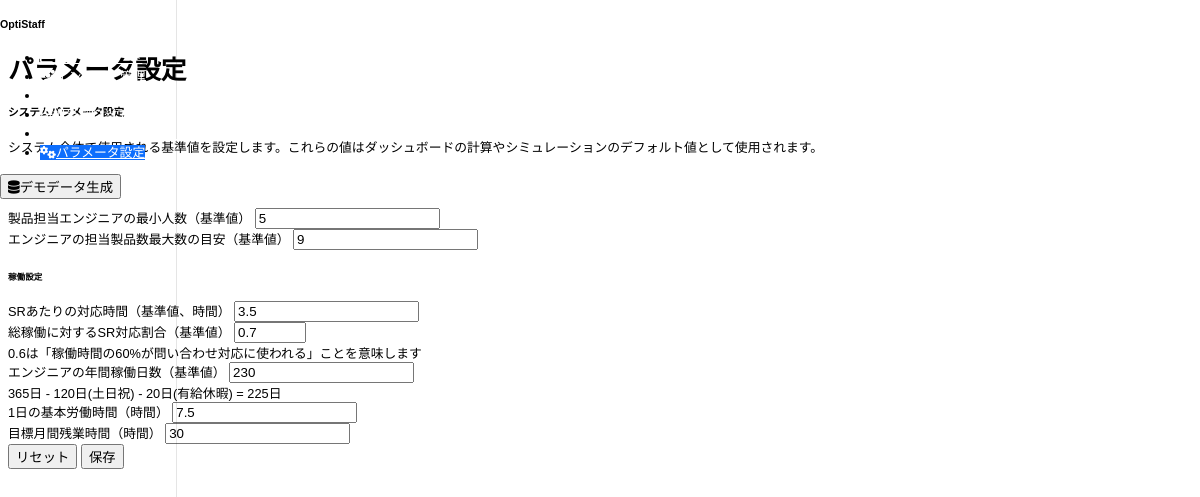
Page /parameters on the earlier database version.
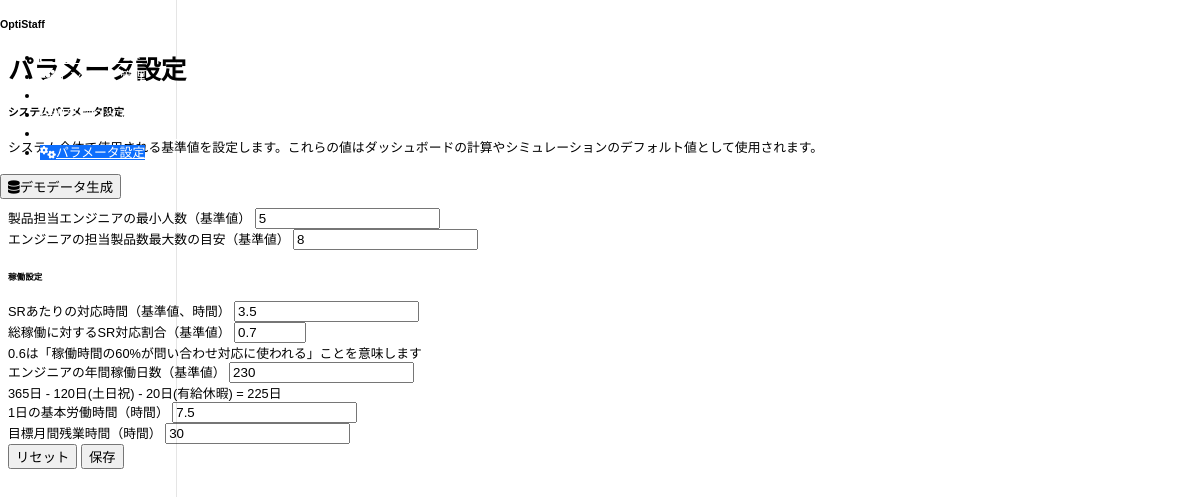
Same page on the later database version.
### models.py (models this page shows)
class Parameter(db.Model):
    id = db.Column(db.Integer, primary_key=True)
    key = db.Column(db.String(100), unique=True, nullable=False)
    value = db.Column(db.String(100), nullable=False)
    description = db.Column(db.String(255), nullable=True)
    created_at = db.Column(db.DateTime, default=datetime.utcnow)
    updated_at = db.Column(db.DateTime, default=datetime.utcnow, onupdate=datetime.utcnow)

### routes.py (the view)
@app.route('/parameters')
def parameters():
    params = Parameter.query.all()
    departments = db.session.query(Engineer.department).distinct().all()
    departments = [d[0] for d in departments]
    return render_template('parameters.html', params=params, departments=departments)

### templates/parameters.html (shortened to what this page needs)
{% extends 'base.html' %}
{% block title %}パラメータ設定{% endblock %}
{% block content %}
<div class="row mb-4">
    <div class="col-md-12">
        <div class="card">
            <div class="card-header">
                <h5 class="card-title mb-0">システムパラメータ設定</h5>
            </div>
            <div class="card-body">
                <p class="text-muted">システム全体で使用される基準値を設定します。これらの値はダッシュボードの計算やシミュレーションのデフォルト値として使用されます。</p>
                <form action="{{ url_for('update_parameters') }}" method="post">
                    <div class="row g-4">
                        <div class="col-md-6">
                            <div class="card h-100">
                                <div class="card-header">
                                    <h6 class="card-title mb-0">リソース設定</h6>
                                </div>
                                <div class="card-body">
                                    {% for param in params %}
                                    {% if param.key in ['min_engineers_per_product', 'max_products_per_engineer'] %}
                                    <div class="mb-3">
                                        <label for="{{ param.key }}" class="form-label">{{ param.description }}</label>
                                        <input type="number" class="form-control" id="{{ param.key }}" name="param_{{ param.key }}" value="{{ param.value }}" min="1" step="1" required>
                                    </div>
                                    {% endif %}
                                    {% endfor %}
                                </div>
                            </div>
                        </div>
                        <div class="col-md-6">
                            <div class="card h-100">
                                <div class="card-header">
                                    <h6 class="card-title mb-0">稼働設定</h6>
                                </div>
                                <div class="card-body">
                                    {% for param in params %}
                                    {% if param.key in ['hours_per_inquiry', 'inquiry_work_ratio', 'annual_working_days', 'daily_working_hours', 'target_monthly_overtime'] %}
                                    <div class="mb-3">
                                        <label for="{{ param.key }}" class="form-label">{{ param.description }}</label>
                                        {% if param.key == 'inquiry_work_ratio' %}
                                        <input type="number" class="form-control" id="{{ param.key }}" name="param_{{ param.key }}" value="{{ param.value }}" min="0.1" max="1" step="0.01" required>
                                        <div class="form-text">0.6は「稼働時間の60%が問い合わせ対応に使われる」ことを意味します</div>
                                        {% elif param.key in ['hours_per_inquiry', 'daily_working_hours'] %}
                                        <input type="number" class="form-control" id="{{ param.key }}" name="param_{{ param.key }}" value="{{ param.value }}" min="0.1" step="0.1" required>
                                        {% else %}
                                        <input type="number" class="form-control" id="{{ param.key }}" name="param_{{ param.key }}" value="{{ param.value }}" min="1" step="1" required>
                                        {% endif %}
                                        {% if param.key == 'annual_working_days' %}
                                        <div class="form-text">365日 - 120日(土日祝) - 20日(有給休暇) = 225日</div>
                                        {% endif %}
                                    </div>
                                    {% endif %}
                                    {% endfor %}
                                </div>
                            </div>
                        </div>
                    </div>
                    <div class="d-grid gap-2 d-md-flex justify-content-md-end mt-4">
                        <button type="reset" class="btn btn-secondary">リセット</button>
                        <button type="submit" class="btn btn-primary">保存</button>
                    </div>
                </form>
            </div>
        </div>
    </div>
</div>
{% endblock %}

### templates/base.html (shortened to what this page needs)
<!DOCTYPE html>
<html lang="ja" data-bs-theme="dark">
<head>
    <link href="https://cdn.replit.com/agent/bootstrap-agent-dark-theme.min.css" rel="stylesheet">
    <link rel="stylesheet" href="https://cdnjs.cloudflare.com/ajax/libs/font-awesome/6.4.0/css/all.min.css">
    <link rel="stylesheet" href="https://cdn.datatables.net/1.11.5/css/dataTables.bootstrap5.min.css">
    <link href="{{ url_for('static', filename='css/custom.css') }}" rel="stylesheet">
    <link href="https://unpkg.com/gridjs/dist/theme/mermaid.min.css" rel="stylesheet" />
</head>
<body>
    <div class="container-fluid">
        <div class="row">
            <div class="col-md-3 col-lg-2 d-md-block bg-body-tertiary sidebar collapse">
                <div class="position-sticky pt-3">
                    <div class="text-center mb-4">
                        <h5>OptiStaff</h5>
                    </div>
                    <ul class="nav flex-column">
                        <li class="nav-item">
                            <a class="nav-link {% if request.path == '/' %}active{% endif %}" href="{{ url_for('dashboard') }}">
                                <i class="fas fa-chart-line me-2"></i>ダッシュボード
                            </a>
                        </li>
                        <li class="nav-item">
                            <a class="nav-link {% if request.path == '/engineers' %}active{% endif %}" href="{{ url_for('engineers') }}">
                                <i class="fas fa-users me-2"></i>エンジニア管理
                            </a>
                        </li>
                        <li class="nav-item">
                            <a class="nav-link {% if request.path == '/products' %}active{% endif %}" href="{{ url_for('products') }}">
                                <i class="fas fa-box me-2"></i>製品管理
                            </a>
                        </li>
                        <li class="nav-item">
                            <a class="nav-link {% if request.path == '/assignments' %}active{% endif %}" href="{{ url_for('assignments') }}">
                                <i class="fas fa-tasks me-2"></i>担当割り当て
                            </a>
                        </li>
                        <li class="nav-item">
                            <a class="nav-link {% if request.path == '/simulation' %}active{% endif %}" href="{{ url_for('simulation') }}">
                                <i class="fas fa-calculator me-2"></i>稼働シミュレーション
                            </a>
                        </li>
                        <li class="nav-item">
                            <a class="nav-link {% if request.path == '/parameters' %}active{% endif %}" href="{{ url_for('parameters') }}">
                                <i class="fas fa-cogs me-2"></i>パラメータ設定
                            </a>
                        </li>
                    </ul>
                    <div class="d-grid gap-2 px-3">
                        <button id="generateDemoData" class="btn btn-sm btn-outline-warning">
                            <i class="fas fa-database me-2"></i>デモデータ生成
                        </button>
                    </div>
                </div>
            </div>
            <main class="col-md-9 ms-sm-auto col-lg-10 px-md-4">
                <div class="d-flex justify-content-between flex-wrap flex-md-nowrap align-items-center pt-3 pb-2 mb-3 border-bottom">
                    <h1 class="h2">{% block title %}{% endblock %}</h1>
                </div>
                {% block content %}{% endblock %}
            </main>
        </div>
    </div>
</body>
</html>

### static/css/custom.css (style rules this page uses)
body { font-size: 80%; }
.sidebar { position: fixed; top: 0; bottom: 0; left: 0; z-index: 100; padding: 0; box-shadow: inset -1px 0 0 rgba(0, 0, 0, .1); min-height: 100vh; }
.sidebar .nav-link { color: white !important; font-weight: 500; }
.sidebar .nav-link.active { color: white !important; background-color: #0d6efd !important; border-left-color: white !important; }
.card { transition: all 0.3s ease; }
main { padding-top: 1.5rem; padding-bottom: 1.5rem; }
body { font-family: 'Hiragino Kaku Gothic Pro', 'Meiryo', sans-serif; }

Differences in the rows shown:
changed Parameter "エンジニアの担当製品数最大数の目安（基準値）": value "9" → "8"
